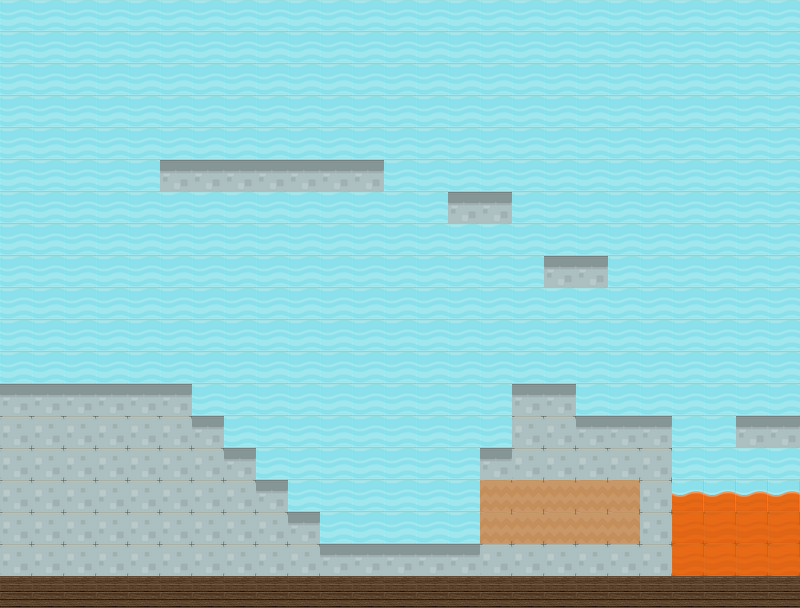

This game map was drawn from its Tiled (.tmx) file and the tilesets committed beside it. A one-line description and the trimmed map source follow:
An orthogonal 25x19 tile map with 32x32 px tiles, 2 tile layers (Слой тайлов 1, Tile Layer 2), 2 tilesets and 48 objects (5x bonus, 4x platform, 3x sensor, 2x danger, 2x player, ...).

<map version="1.0.0" orientation="orthogonal" renderorder="right-down" width="25" height="19" tilewidth="32" tileheight="32" nextobjectid="111">
 <tileset firstgid="1" name="tiles_spritesheet" tilewidth="32" tileheight="32" tilecount="161" columns="7">
  <image source="tiles_spritesheet.png" width="224" height="736" />
 </tileset>
 <tileset firstgid="162" name="map" tilewidth="32" tileheight="32" tilecount="32" columns="16">
  <image source="map.png" width="514" height="91" />
 </tileset>
 <layer name="Слой тайлов 1" width="25" height="19">
  <data>[475 cells, 475 non-empty, 6 distinct tile ids]</data>
 </layer>
 <layer name="Tile Layer 2" width="25" height="19">
  <data>[475 cells, 4 non-empty, 1 distinct tile ids]</data>
 </layer>
 <objectgroup name="Static">
  <object id="1" x="1.09091" y="383.273" width="191" height="193" />
  <object id="2" x="192" y="415" width="31" height="161" />
  <object id="3" x="224" y="447" width="32" height="128.5" />
  <object id="4" x="256" y="480" width="31" height="96" />
  <object id="5" x="287" y="512" width="33" height="64" />
  <object id="7" x="320" y="544" width="351.5" height="31.5" />
  <object id="10" x="481" y="448" width="30" height="32" />
  <object id="11" x="512" y="383" width="64" height="98" />
  <object id="12" x="576" y="417" width="94" height="64" />
  <object id="13" x="736" y="416" width="67" height="30" />
  <object id="15" x="544" y="256" width="63" height="31" />
  <object id="16" x="449" y="191" width="62" height="32" />
  <object id="17" x="159" y="160" width="224" height="31" />
  <object id="21" x="641" y="480" width="30" height="64.5" />
  <object id="69" type="danger" x="672.5" y="490.5" width="126.667" height="86.5" />
 </objectgroup>
 <objectgroup name="Dynamic">
  <object id="60" name="strong_player" type="player" x="88.028" y="325.233" width="32" height="48">
   <properties>
    <property name="health" value="50" />
    <property name="image" value="player.png" />
   </properties>
  </object>
  <object id="62" name="bridge1" type="revolute_bridge" x="193.644" y="383.893" width="157.703" height="7">
   <properties>
    <property name="ancor" value="-1 -0.5" />
    <property name="image" value="platform.png" />
    <property name="init_state" value="up" />
    <property name="max_angle" value="75" />
    <property name="min_angle" value="0" />
    <property name="speed" value="1" />
   </properties>
  </object>
  <object id="64" name="bridge2" type="revolute_bridge" x="353.445" y="383.217" width="157.5" height="7">
   <properties>
    <property name="ancor" value="1 -1" />
    <property name="image" value="platform.png" />
    <property name="init_state" value="up" />
    <property name="max_angle" value="0" />
    <property name="min_angle" value="-75" />
    <property name="speed" value="1" />
   </properties>
  </object>
  <object id="65" name="partition1" type="partition" x="482.687" y="483.792" width="8" height="58">
   <properties>
    <property name="ancor" value="0 -1" />
    <property name="image" value="platform.png" />
    <property name="max_angle" value="90" />
    <property name="min_angle" value="0" />
   </properties>
  </object>
  <object id="83" x="728" y="12" width="32" height="32">
   <properties>
    <property name="density" type="float" value="10" />
    <property name="image" value="crate.png" />
   </properties>
  </object>
  <object id="85" x="305" y="126" width="32" height="32">
   <properties>
    <property name="density" type="float" value="50" />
    <property name="image" value="metal_crate.png" />
   </properties>
  </object>
  <object id="86" x="546.667" y="343.667" width="32" height="32">
   <properties>
    <property name="density" type="float" value="10" />
    <property name="image" value="crate.png" />
   </properties>
  </object>
  <object id="87" x="365" y="126" width="32" height="32">
   <properties>
    <property name="density" type="float" value="10" />
    <property name="image" value="crate.png" />
   </properties>
  </object>
  <object id="88" x="136.333" y="338" width="32" height="32">
   <properties>
    <property name="density" type="float" value="10" />
    <property name="image" value="crate.png" />
   </properties>
  </object>
  <object id="89" x="359.667" y="494" width="32" height="32">
   <properties>
    <property name="density" type="float" value="20" />
    <property name="image" value="metal_crate.png" />
   </properties>
  </object>
  <object id="90" x="560" y="219" width="32" height="32">
   <properties>
    <property name="density" type="float" value="15" />
    <property name="image" value="crate.png" />
   </properties>
  </object>
  <object id="103" name="dexterous_player" type="player" x="587.695" y="384.566" width="32" height="32">
   <properties>
    <property name="health" value="20" />
    <property name="image" value="dex_player.png" />
   </properties>
  </object>
 </objectgroup>
 <objectgroup name="Kinematic">
  <object id="25" name="platform1" type="platform" x="415" y="448" width="62" height="9">
   <properties>
    <property name="image" value="platform.png" />
    <property name="is_auto" value="0" />
    <property name="speed" value="1" />
    <property name="steps" value="0" />
    <property name="trajectory" value="trajectory1" />
   </properties>
  </object>
  <object id="40" name="platform2" type="platform" x="619" y="380" width="62" height="9">
   <properties>
    <property name="image" value="platform.png" />
    <property name="is_auto" value="0" />
    <property name="speed" value="2" />
    <property name="steps" value="0" />
    <property name="trajectory" value="trajectory2" />
   </properties>
  </object>
  <object id="41" name="trajectory2" x="651" y="384">
   <properties>
    <property name="is_rounded" value="1" />
   </properties>
   <polyline points="0,0 0,-65 95,-65 95,-162 -54,-193 -53,-225 -192,-225 -192,-291 93,-290 94,-164" />
  </object>
  <object id="49" name="trajectory3" x="63" y="223">
   <properties>
    <property name="is_rounded" value="0" />
   </properties>
   <polyline points="0,0 0,-161 191,-160 191,-129 34,-129 33,-1" />
  </object>
  <object id="50" name="platform3" type="platform" x="34" y="221" width="62" height="9">
   <properties>
    <property name="image" value="platform.png" />
    <property name="is_auto" value="0" />
    <property name="speed" value="3" />
    <property name="steps" value="0" />
    <property name="trajectory" value="trajectory3" />
   </properties>
  </object>
  <object id="77" name="trajectory1" x="447" y="453">
   <properties>
    <property name="is_rounded" value="0" />
   </properties>
   <polyline points="0,0 1,85" />
  </object>
  <object id="79" name="platform4" type="platform" x="576" y="548" width="62" height="9">
   <properties>
    <property name="image" value="platform.png" />
    <property name="is_auto" value="0" />
    <property name="speed" value="1" />
    <property name="steps" value="1" />
    <property name="trajectory" value="trajectory4" />
   </properties>
  </object>
  <object id="81" name="trajectory4" x="607" y="552">
   <properties>
    <property name="is_rounded" value="0" />
   </properties>
   <polyline points="0,0 0,-16" />
  </object>
  <object id="104" type="bonus" x="199" y="120" width="32" height="32">
   <properties>
    <property name="image" value="bonus_jump.png" />
    <property name="modificator" value="2" />
    <property name="time" value="5" />
    <property name="type" value="jump" />
   </properties>
  </object>
  </objectgroup>
 <objectgroup name="Sensors">
  <!-- 8 objects omitted --></objectgroup>
 <objectgroup name="Dangers">
  <!-- 1 objects omitted --></objectgroup>
</map>
<!-- 12 of 48 objects omitted -->